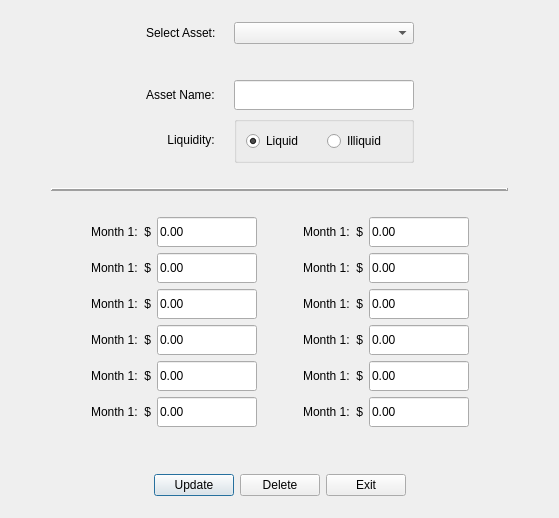
<?xml version="1.0" encoding="UTF-8"?>
<ui version="4.0">
 <class>UpdateAssetInfoDialog</class>
 <widget class="QDialog" name="UpdateAssetInfoDialog">
  <property name="windowModality">
   <enum>Qt::ApplicationModal</enum>
  </property>
  <property name="geometry">
   <rect>
    <x>0</x>
    <y>0</y>
    <width>559</width>
    <height>518</height>
   </rect>
  </property>
  <property name="font">
   <font>
    <family>Segoe UI</family>
    <pointsize>9</pointsize>
   </font>
  </property>
  <property name="windowTitle">
   <string>Update Asset Information</string>
  </property>
  <property name="modal">
   <bool>true</bool>
  </property>
  <layout class="QVBoxLayout" name="verticalLayout">
   <item>
    <layout class="QGridLayout" name="gridLayout">
     <item row="2" column="2">
      <layout class="QHBoxLayout" name="horizontalLayout_3">
       <item>
        <widget class="QLineEdit" name="lineEditAssetName">
         <property name="minimumSize">
          <size>
           <width>180</width>
           <height>30</height>
          </size>
         </property>
         <property name="maximumSize">
          <size>
           <width>180</width>
           <height>30</height>
          </size>
         </property>
        </widget>
       </item>
      </layout>
     </item>
     <item row="3" column="3">
      <spacer name="horizontalSpacer_10">
       <property name="orientation">
        <enum>Qt::Horizontal</enum>
       </property>
       <property name="sizeHint" stdset="0">
        <size>
         <width>40</width>
         <height>20</height>
        </size>
       </property>
      </spacer>
     </item>
     <item row="2" column="3">
      <spacer name="horizontalSpacer_8">
       <property name="orientation">
        <enum>Qt::Horizontal</enum>
       </property>
       <property name="sizeHint" stdset="0">
        <size>
         <width>40</width>
         <height>20</height>
        </size>
       </property>
      </spacer>
     </item>
     <item row="3" column="2">
      <layout class="QHBoxLayout" name="horizontalLayout_4">
       <item>
        <widget class="QGroupBox" name="groupBoxRequiredExpense">
         <property name="sizePolicy">
          <sizepolicy hsizetype="Preferred" vsizetype="Fixed">
           <horstretch>0</horstretch>
           <verstretch>0</verstretch>
          </sizepolicy>
         </property>
         <property name="title">
          <string/>
         </property>
         <property name="alignment">
          <set>Qt::AlignCenter</set>
         </property>
         <layout class="QHBoxLayout" name="horizontalLayout_7">
          <item>
           <widget class="QRadioButton" name="radioButtonLiquid">
            <property name="text">
             <string>Liquid</string>
            </property>
            <property name="checked">
             <bool>true</bool>
            </property>
           </widget>
          </item>
          <item>
           <widget class="QRadioButton" name="radioButtonIlliquid">
            <property name="text">
             <string>Illiquid</string>
            </property>
           </widget>
          </item>
         </layout>
        </widget>
       </item>
      </layout>
     </item>
     <item row="2" column="0">
      <spacer name="horizontalSpacer_7">
       <property name="orientation">
        <enum>Qt::Horizontal</enum>
       </property>
       <property name="sizeHint" stdset="0">
        <size>
         <width>40</width>
         <height>20</height>
        </size>
       </property>
      </spacer>
     </item>
     <item row="0" column="1">
      <widget class="QLabel" name="labelAssets">
       <property name="text">
        <string>Select Asset: </string>
       </property>
      </widget>
     </item>
     <item row="0" column="2">
      <widget class="QComboBox" name="comboBoxAssets">
       <property name="minimumSize">
        <size>
         <width>180</width>
         <height>0</height>
        </size>
       </property>
       <property name="maximumSize">
        <size>
         <width>180</width>
         <height>16777215</height>
        </size>
       </property>
       <property name="layoutDirection">
        <enum>Qt::LeftToRight</enum>
       </property>
       <property name="currentText">
        <string/>
       </property>
       <property name="sizeAdjustPolicy">
        <enum>QComboBox::AdjustToContents</enum>
       </property>
       <property name="minimumContentsLength">
        <number>20</number>
       </property>
      </widget>
     </item>
     <item row="2" column="1">
      <widget class="QLabel" name="label_4">
       <property name="text">
        <string>Asset Name:    </string>
       </property>
       <property name="alignment">
        <set>Qt::AlignRight|Qt::AlignTrailing|Qt::AlignVCenter</set>
       </property>
      </widget>
     </item>
     <item row="3" column="1">
      <widget class="QLabel" name="label_5">
       <property name="text">
        <string>Liquidity:    </string>
       </property>
       <property name="alignment">
        <set>Qt::AlignRight|Qt::AlignTrailing|Qt::AlignVCenter</set>
       </property>
      </widget>
     </item>
     <item row="3" column="0">
      <spacer name="horizontalSpacer_9">
       <property name="orientation">
        <enum>Qt::Horizontal</enum>
       </property>
       <property name="sizeHint" stdset="0">
        <size>
         <width>40</width>
         <height>20</height>
        </size>
       </property>
      </spacer>
     </item>
     <item row="1" column="2">
      <spacer name="verticalSpacer_2">
       <property name="orientation">
        <enum>Qt::Vertical</enum>
       </property>
       <property name="sizeType">
        <enum>QSizePolicy::Fixed</enum>
       </property>
       <property name="sizeHint" stdset="0">
        <size>
         <width>20</width>
         <height>30</height>
        </size>
       </property>
      </spacer>
     </item>
    </layout>
   </item>
   <item>
    <layout class="QHBoxLayout" name="horizontalLayout_6">
     <item>
      <spacer name="horizontalSpacer_18">
       <property name="orientation">
        <enum>Qt::Horizontal</enum>
       </property>
       <property name="sizeType">
        <enum>QSizePolicy::Fixed</enum>
       </property>
       <property name="sizeHint" stdset="0">
        <size>
         <width>40</width>
         <height>20</height>
        </size>
       </property>
      </spacer>
     </item>
     <item>
      <widget class="Line" name="line_3">
       <property name="frameShadow">
        <enum>QFrame::Raised</enum>
       </property>
       <property name="lineWidth">
        <number>2</number>
       </property>
       <property name="orientation">
        <enum>Qt::Horizontal</enum>
       </property>
      </widget>
     </item>
     <item>
      <spacer name="horizontalSpacer_17">
       <property name="orientation">
        <enum>Qt::Horizontal</enum>
       </property>
       <property name="sizeType">
        <enum>QSizePolicy::Fixed</enum>
       </property>
       <property name="sizeHint" stdset="0">
        <size>
         <width>40</width>
         <height>20</height>
        </size>
       </property>
      </spacer>
     </item>
    </layout>
   </item>
   <item>
    <layout class="QGridLayout" name="gridLayout_2">
     <item row="1" column="6">
      <widget class="QLineEdit" name="lineEditMonth8">
       <property name="minimumSize">
        <size>
         <width>100</width>
         <height>30</height>
        </size>
       </property>
       <property name="maximumSize">
        <size>
         <width>100</width>
         <height>30</height>
        </size>
       </property>
       <property name="text">
        <string>0.00</string>
       </property>
      </widget>
     </item>
     <item row="5" column="6">
      <widget class="QLineEdit" name="lineEditMonth11">
       <property name="minimumSize">
        <size>
         <width>100</width>
         <height>30</height>
        </size>
       </property>
       <property name="maximumSize">
        <size>
         <width>100</width>
         <height>30</height>
        </size>
       </property>
       <property name="text">
        <string>0.00</string>
       </property>
      </widget>
     </item>
     <item row="5" column="2">
      <widget class="QLabel" name="labelMonth5">
       <property name="text">
        <string>Month 1:  $</string>
       </property>
       <property name="alignment">
        <set>Qt::AlignRight|Qt::AlignTrailing|Qt::AlignVCenter</set>
       </property>
      </widget>
     </item>
     <item row="0" column="5">
      <widget class="QLabel" name="labelMonth7">
       <property name="text">
        <string>Month 1:  $</string>
       </property>
       <property name="alignment">
        <set>Qt::AlignRight|Qt::AlignTrailing|Qt::AlignVCenter</set>
       </property>
      </widget>
     </item>
     <item row="6" column="5">
      <widget class="QLabel" name="labelMonth12">
       <property name="text">
        <string>Month 1:  $</string>
       </property>
       <property name="alignment">
        <set>Qt::AlignRight|Qt::AlignTrailing|Qt::AlignVCenter</set>
       </property>
      </widget>
     </item>
     <item row="6" column="3">
      <widget class="QLineEdit" name="lineEditMonth6">
       <property name="minimumSize">
        <size>
         <width>100</width>
         <height>30</height>
        </size>
       </property>
       <property name="maximumSize">
        <size>
         <width>100</width>
         <height>30</height>
        </size>
       </property>
       <property name="text">
        <string>0.00</string>
       </property>
      </widget>
     </item>
     <item row="5" column="3">
      <widget class="QLineEdit" name="lineEditMonth5">
       <property name="minimumSize">
        <size>
         <width>100</width>
         <height>30</height>
        </size>
       </property>
       <property name="maximumSize">
        <size>
         <width>100</width>
         <height>30</height>
        </size>
       </property>
       <property name="text">
        <string>0.00</string>
       </property>
      </widget>
     </item>
     <item row="2" column="6">
      <widget class="QLineEdit" name="lineEditMonth9">
       <property name="minimumSize">
        <size>
         <width>100</width>
         <height>30</height>
        </size>
       </property>
       <property name="maximumSize">
        <size>
         <width>100</width>
         <height>30</height>
        </size>
       </property>
       <property name="text">
        <string>0.00</string>
       </property>
      </widget>
     </item>
     <item row="2" column="5">
      <widget class="QLabel" name="labelMonth9">
       <property name="text">
        <string>Month 1:  $</string>
       </property>
       <property name="alignment">
        <set>Qt::AlignRight|Qt::AlignTrailing|Qt::AlignVCenter</set>
       </property>
      </widget>
     </item>
     <item row="0" column="3">
      <widget class="QLineEdit" name="lineEditMonth1">
       <property name="minimumSize">
        <size>
         <width>100</width>
         <height>30</height>
        </size>
       </property>
       <property name="maximumSize">
        <size>
         <width>100</width>
         <height>30</height>
        </size>
       </property>
       <property name="text">
        <string>0.00</string>
       </property>
      </widget>
     </item>
     <item row="0" column="7">
      <spacer name="horizontalSpacer_5">
       <property name="orientation">
        <enum>Qt::Horizontal</enum>
       </property>
       <property name="sizeHint" stdset="0">
        <size>
         <width>40</width>
         <height>20</height>
        </size>
       </property>
      </spacer>
     </item>
     <item row="2" column="3">
      <widget class="QLineEdit" name="lineEditMonth3">
       <property name="minimumSize">
        <size>
         <width>100</width>
         <height>30</height>
        </size>
       </property>
       <property name="maximumSize">
        <size>
         <width>100</width>
         <height>30</height>
        </size>
       </property>
       <property name="text">
        <string>0.00</string>
       </property>
      </widget>
     </item>
     <item row="4" column="6">
      <widget class="QLineEdit" name="lineEditMonth10">
       <property name="minimumSize">
        <size>
         <width>100</width>
         <height>30</height>
        </size>
       </property>
       <property name="maximumSize">
        <size>
         <width>100</width>
         <height>30</height>
        </size>
       </property>
       <property name="text">
        <string>0.00</string>
       </property>
      </widget>
     </item>
     <item row="0" column="0">
      <spacer name="horizontalSpacer_16">
       <property name="orientation">
        <enum>Qt::Horizontal</enum>
       </property>
       <property name="sizeHint" stdset="0">
        <size>
         <width>40</width>
         <height>20</height>
        </size>
       </property>
      </spacer>
     </item>
     <item row="4" column="3">
      <widget class="QLineEdit" name="lineEditMonth4">
       <property name="minimumSize">
        <size>
         <width>100</width>
         <height>30</height>
        </size>
       </property>
       <property name="maximumSize">
        <size>
         <width>100</width>
         <height>30</height>
        </size>
       </property>
       <property name="text">
        <string>0.00</string>
       </property>
      </widget>
     </item>
     <item row="4" column="2">
      <widget class="QLabel" name="labelMonth4">
       <property name="text">
        <string>Month 1:  $</string>
       </property>
       <property name="alignment">
        <set>Qt::AlignRight|Qt::AlignTrailing|Qt::AlignVCenter</set>
       </property>
      </widget>
     </item>
     <item row="0" column="4">
      <spacer name="horizontalSpacer_12">
       <property name="orientation">
        <enum>Qt::Horizontal</enum>
       </property>
       <property name="sizeType">
        <enum>QSizePolicy::Fixed</enum>
       </property>
       <property name="sizeHint" stdset="0">
        <size>
         <width>40</width>
         <height>20</height>
        </size>
       </property>
      </spacer>
     </item>
     <item row="6" column="2">
      <widget class="QLabel" name="labelMonth6">
       <property name="text">
        <string>Month 1:  $</string>
       </property>
       <property name="alignment">
        <set>Qt::AlignRight|Qt::AlignTrailing|Qt::AlignVCenter</set>
       </property>
      </widget>
     </item>
     <item row="1" column="5">
      <widget class="QLabel" name="labelMonth8">
       <property name="text">
        <string>Month 1:  $</string>
       </property>
       <property name="alignment">
        <set>Qt::AlignRight|Qt::AlignTrailing|Qt::AlignVCenter</set>
       </property>
      </widget>
     </item>
     <item row="6" column="6">
      <widget class="QLineEdit" name="lineEditMonth12">
       <property name="minimumSize">
        <size>
         <width>100</width>
         <height>30</height>
        </size>
       </property>
       <property name="maximumSize">
        <size>
         <width>100</width>
         <height>30</height>
        </size>
       </property>
       <property name="text">
        <string>0.00</string>
       </property>
      </widget>
     </item>
     <item row="1" column="2">
      <widget class="QLabel" name="labelMonth2">
       <property name="text">
        <string>Month 1:  $</string>
       </property>
       <property name="alignment">
        <set>Qt::AlignRight|Qt::AlignTrailing|Qt::AlignVCenter</set>
       </property>
      </widget>
     </item>
     <item row="5" column="5">
      <widget class="QLabel" name="labelMonth11">
       <property name="text">
        <string>Month 1:  $</string>
       </property>
       <property name="alignment">
        <set>Qt::AlignRight|Qt::AlignTrailing|Qt::AlignVCenter</set>
       </property>
      </widget>
     </item>
     <item row="0" column="2">
      <widget class="QLabel" name="labelMonth1">
       <property name="text">
        <string>Month 1:  $</string>
       </property>
       <property name="alignment">
        <set>Qt::AlignRight|Qt::AlignTrailing|Qt::AlignVCenter</set>
       </property>
      </widget>
     </item>
     <item row="0" column="6">
      <widget class="QLineEdit" name="lineEditMonth7">
       <property name="minimumSize">
        <size>
         <width>100</width>
         <height>30</height>
        </size>
       </property>
       <property name="maximumSize">
        <size>
         <width>100</width>
         <height>30</height>
        </size>
       </property>
       <property name="text">
        <string>0.00</string>
       </property>
      </widget>
     </item>
     <item row="2" column="2">
      <widget class="QLabel" name="labelMonth3">
       <property name="text">
        <string>Month 1:  $</string>
       </property>
       <property name="alignment">
        <set>Qt::AlignRight|Qt::AlignTrailing|Qt::AlignVCenter</set>
       </property>
      </widget>
     </item>
     <item row="4" column="5">
      <widget class="QLabel" name="labelMonth10">
       <property name="text">
        <string>Month 1:  $</string>
       </property>
       <property name="alignment">
        <set>Qt::AlignRight|Qt::AlignTrailing|Qt::AlignVCenter</set>
       </property>
      </widget>
     </item>
     <item row="1" column="3">
      <widget class="QLineEdit" name="lineEditMonth2">
       <property name="minimumSize">
        <size>
         <width>100</width>
         <height>30</height>
        </size>
       </property>
       <property name="maximumSize">
        <size>
         <width>100</width>
         <height>30</height>
        </size>
       </property>
       <property name="text">
        <string>0.00</string>
       </property>
      </widget>
     </item>
    </layout>
   </item>
   <item>
    <spacer name="verticalSpacer">
     <property name="orientation">
      <enum>Qt::Vertical</enum>
     </property>
     <property name="sizeType">
      <enum>QSizePolicy::Fixed</enum>
     </property>
     <property name="sizeHint" stdset="0">
      <size>
       <width>20</width>
       <height>30</height>
      </size>
     </property>
    </spacer>
   </item>
   <item>
    <layout class="QHBoxLayout" name="horizontalLayout">
     <item>
      <spacer name="horizontalSpacer">
       <property name="orientation">
        <enum>Qt::Horizontal</enum>
       </property>
       <property name="sizeHint" stdset="0">
        <size>
         <width>40</width>
         <height>20</height>
        </size>
       </property>
      </spacer>
     </item>
     <item>
      <widget class="QPushButton" name="pushButtonUpdateAsset">
       <property name="text">
        <string>Update</string>
       </property>
      </widget>
     </item>
     <item>
      <widget class="QPushButton" name="pushButtonDeleteAsset">
       <property name="text">
        <string>Delete</string>
       </property>
      </widget>
     </item>
     <item>
      <widget class="QPushButton" name="pushButtonExit">
       <property name="text">
        <string>Exit</string>
       </property>
      </widget>
     </item>
     <item>
      <spacer name="horizontalSpacer_2">
       <property name="orientation">
        <enum>Qt::Horizontal</enum>
       </property>
       <property name="sizeHint" stdset="0">
        <size>
         <width>40</width>
         <height>20</height>
        </size>
       </property>
      </spacer>
     </item>
    </layout>
   </item>
  </layout>
 </widget>
 <resources/>
 <connections/>
</ui>
